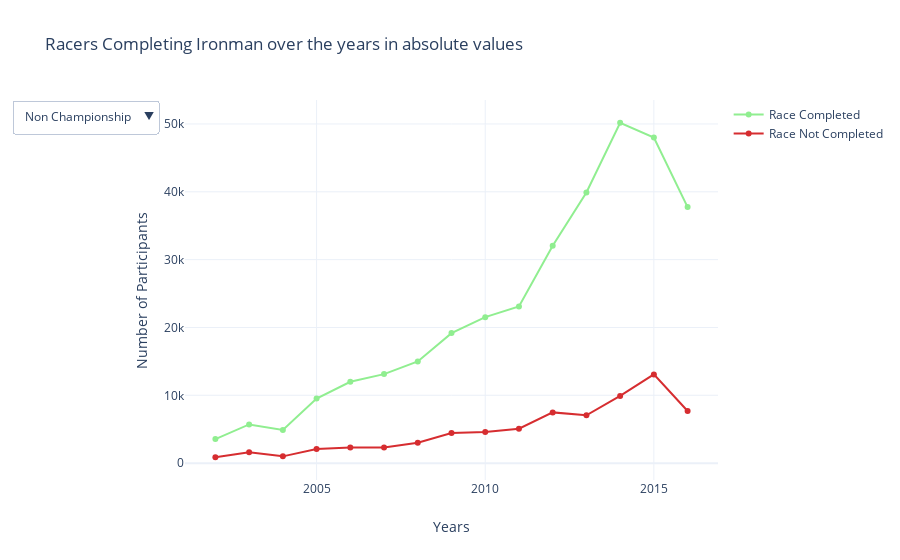

Notebook cell for this chart:
### Code cell
# color, x-axis and y-axis
# create template
plot1 = PlotTemplate(
    x=yearNonChampionship,
    y=completedNonChampionship,
    name="Race Completed",
    color="lightgreen",
    visible=True,
)
plot2 = PlotTemplate(
    x=yearNonChampionship,
    y=notCompletedNonChampionship,
    name="Race Not Completed",
    color="#D62D30",
    visible=True,
)
plot3 = PlotTemplate(
    x=yearChampionship,
    y=completedChampionship,
    color="lightgreen",
    name="Race Completed",
)
plot4 = PlotTemplate(
    x=yearChampionship,
    y=notCompletedChampionship,
    name="Race Not Completed",
    color="#D62D30",
)

# pass template to plotMakers
finisherAbsoluteFig = plotMaker(
    [plot1, plot2, plot3, plot4],
    "Racers Completing Ironman over the years in absolute values",
    "line",
    "Years",
    "Number of Participants",
    ["Non Championship", "Championship"],
    2,
)

iplot(finisherAbsoluteFig)

### Figure 1 — Plotly figure (JSON) as saved in the notebook; plotly's stock layout.template omitted (floating-point values rounded to 4 significant figures)
{"data": [{"marker": {"color": "lightgreen"}, "name": "Race Completed", "type": "scatter", "visible": true, "x": [2002, 2003, 2004, 2005, 2006, 2007, 2008, 2009, 2010, 2011, 2012, 2013, 2014, 2015, 2016], "y": [3552, 5705, 4886, 9533, 11989, 13124, 14992, 19170, 21525, 23094, 32039, 39899, 50180, 47992, 37746]}, {"marker": {"color": "#D62D30"}, "name": "Race Not Completed", "type": "scatter", "visible": true, "x": [2002, 2003, 2004, 2005, 2006, 2007, 2008, 2009, 2010, 2011, 2012, 2013, 2014, 2015, 2016], "y": [869, 1611, 1000, 2093, 2291, 2318, 3022, 4442, 4588, 5083, 7483, 7051, 9916, 13085, 7692]}, {"marker": {"color": "lightgreen"}, "name": "Race Completed", "type": "scatter", "visible": false, "x": [2003, 2004, 2005, 2006, 2007, 2008, 2009, 2010, 2011, 2012, 2013, 2014, 2015], "y": [1558, 1573, 1684, 1619, 1677, 1630, 1648, 1767, 1767, 1882, 1964, 1979, 2135]}, {"marker": {"color": "#D62D30"}, "name": "Race Not Completed", "type": "scatter", "visible": false, "x": [2003, 2004, 2005, 2006, 2007, 2008, 2009, 2010, 2011, 2012, 2013, 2014, 2015], "y": [144, 213, 108, 161, 150, 170, 199, 156, 142, 148, 157, 201, 162]}], "layout": {"title": {"text": "Racers Completing Ironman over the years in absolute values"}, "updatemenus": [{"buttons": [{"args": [{"visible": [true, true, false, false]}], "label": "Non Championship", "method": "update"}, {"args": [{"visible": [false, false, true, true]}], "label": "Championship", "method": "update"}]}], "xaxis": {"title": {"text": "Years"}}, "yaxis": {"title": {"text": "Number of Participants"}}}}
